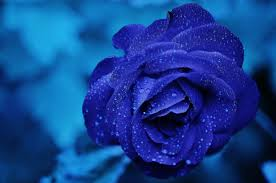
#> input picture img1.jpg, 276 x 183 px
$ jupyter execute Color_pallete.ipynb   (shell and % lines are left out)
#> lines starting #> are read from the running program, lines starting #| are printed output that depends on the picture
https://www.pyimagesearch.com/2014/05/26/opencv-python-k-means-color-clustering/

[cell 1]
# import the necessary packages
import numpy as np
import cv2
from sklearn.cluster import KMeans
import matplotlib.pyplot as plt


def centroid_histogram(clt):
    # grab the number of different clusters and create a histogram
    # based on the number of pixels assigned to each cluster
    numLabels = np.arange(0, len(np.unique(clt.labels_)) + 1)
    (hist, _) = np.histogram(clt.labels_, bins = numLabels)

    # normalize the histogram, such that it sums to one
    hist = hist.astype("float")
    hist /= hist.sum()

    # return the histogram
    return hist

def plot_colors(hist, centroids):
    # initialize the bar chart representing the relative frequency
    # of each of the colors
    bar = np.zeros((50, 300, 3), dtype = "uint8")
    startX = 0

    # loop over the percentage of each cluster and the color of
    # each cluster
    for (percent, color) in zip(hist, centroids):
        # plot the relative percentage of each cluster
        endX = startX + (percent * 300)
        cv2.rectangle(bar, (int(startX), 0), (int(endX), 50),
            color.astype("uint8").tolist(), -1)
        startX = endX

    # return the bar chart
    return bar


# load the image and convert it from BGR to RGB so that
# we can dispaly it with matplotlib
image = cv2.imread("img1.jpg")
#> image is the input picture: shape (183, 276, 3); mean B, G, R 144.6, 64.9, 19.3
image = cv2.cvtColor(image, cv2.COLOR_BGR2RGB)

# show our image
plt.figure()
plt.axis("off")
plt.imshow(image)

# reshape the image to be a list of pixels
image = image.reshape((image.shape[0] * image.shape[1], 3))

# cluster the pixel intensities
clt = KMeans(n_clusters = 6)
clt.fit(image)

# build a histogram of clusters and then create a figure
# representing the number of pixels labeled to each color
hist = centroid_histogram(clt)
bar = plot_colors(hist, clt.cluster_centers_)
#> after the loop in plot_colors, `for (percent, color) in zip(hist, centroids):`:
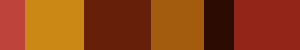
#> bar: shape (50, 300, 3); mean of channels 0, 1, 2 18.9, 64.8, 144.3; drawn as B, G, R

# show our color bart
plt.figure()
plt.axis("off")
plt.imshow(bar)
plt.show()

[cell 2]
import numpy as np
import cv2
from sklearn.cluster import KMeans
import matplotlib.pyplot as plt


class ImageFilter():

    def __init__(self,fl_name,k):

#> called with fl_name = 'dog.jpg', k = 4
        self.image = cv2.imread(fl_name)
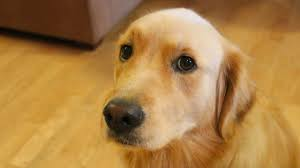
#> input picture dog.jpg, 300 x 168 px
#> self.image is the input picture: shape (168, 300, 3); mean B, G, R 70.3, 128.6, 172
        self.shape = self.image.shape
#> self.shape = (168, 300, 3)
        self.k = k
        self.points = {}


    def fit(self):

        self.image = cv2.cvtColor(self.image, cv2.COLOR_BGR2RGB)
        # show our image
        plt.figure()
        plt.axis("off")
        plt.imshow(self.image)

        # # reshape the image to be a list of pixels
        self.image = self.image.reshape((self.image.shape[0] * self.image.shape[1], 3))

        # cluster the pixel intensities
        self.clt = KMeans(n_clusters = self.k)
        self.clt.fit(self.image)


        centers = [tuple(i) for i in self.clt.cluster_centers_]

        for i in range(self.clt.n_clusters):
            self.points[centers[i]] = np.where(self.clt.labels_==i)[0]


        for c in self.points:
            self.image[self.points[c]] = c

        self.image = self.image.reshape((self.shape[0], self.shape[1], 3))
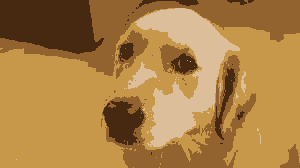
#> self.image: shape (168, 300, 3); mean R, G, B 171.5, 128.1, 69.6

    def show(self):
        plt.imshow(self.image)

    def get(self):
        return(self.image)

[cell 3]
new_img = ImageFilter('dog.jpg',4)

[cell 4]
new_img.fit()

[cell 5]
new_img2 = ImageFilter("dog2.jpg",3)
#> call 2 of __init__, with fl_name = 'dog2.jpg', k = 3
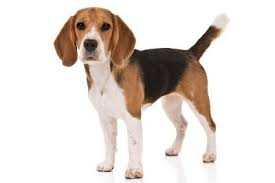
#> input picture dog2.jpg, 275 x 183 px
#> in __init__, self.image is the input picture: shape (183, 275, 3); mean B, G, R 214, 219.5, 227.2

[cell 6]
new_img2.fit()
#> in fit (call 2), `self.image = self.image.reshape((self.shape[0], self.shape[1], 3))`:
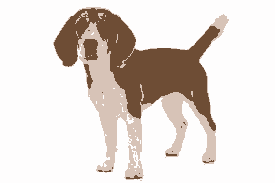
#> self.image: shape (183, 275, 3); mean R, G, B 227, 218.8, 213.6

[cell 7]
new_img2.show()

# classes

[cell 8]
class Student:
    'this cretes stufeaskdl'

    def __init__(self,name):
        self.name = name

[cell 9]
st1 = Student('sam')

st2 = Student('rambo')
